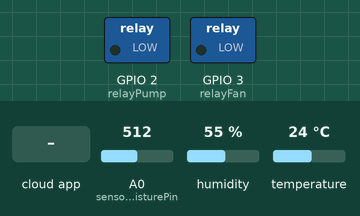
This sketch was run on a simulated ESP8266 (NodeMCU). Parts: switched loads named in the sketch (green lamp = pin HIGH). The test bench sets the inputs (shaded band); at power-on: A0 (sensorMoisturePin) = 512, humidity 55 %, temperature 24 °C. WiFi joins after 1.5 s; servers stay silent unless stated; the Firebase database answers and starts empty; what the sketch prints to the serial monitor is not drawn.

Above: at 3.7 s.
3.8 s: the phone or cloud app sets Auto to 1
At 6.1 s:
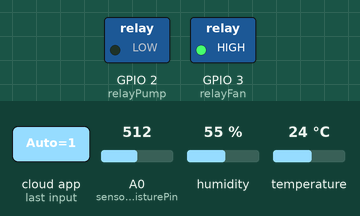
Timing chart, 0 to 7.6 s (numbered marks = the images above; inputs shaded):
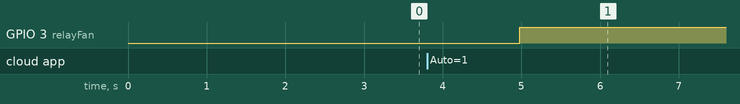

Measured:
- after the input at 3.8 s, GPIO 3 (relayFan): LOW → HIGH after 1.2 s

The sketch:

blueGreen.ino
```cpp
#include <FirebaseESP8266.h>
#include <DHT.h>
#include  <ESP8266WiFi.h>

#define FIREBASE_HOST "https://iot-bluegreen-default-rtdb.firebaseio.com/"
#define FIREBASE_AUTH "Rs0tMRoHdDBov6GRPhQZddaaKTicjce9uqvmraNa"
#define WIFI_SSID "FPT Thua Luu" // Thay đổi tên wifi của bạn
#define WIFI_PASSWORD "fptfptfpt" // Thay đổi password wifi của bạn

FirebaseData fbdo;

#define relayFan 3
#define relayPump 2
const int sensorMoisturePin = A0;
const int DHTPIN = 4;
const int DHTTYPE = DHT11;
DHT dht(DHTPIN, DHTTYPE);

bool pump, fan;

void setup() {

  Serial.begin(9600);
  delay(1000);
  WiFi.begin (WIFI_SSID, WIFI_PASSWORD);
  Serial.print("Đang kết nối...");
  while (WiFi.status() != WL_CONNECTED) {
    Serial.print(".");
    delay(500);
  }

  Serial.println ("");
  Serial.println ("Đã kết nối WiFi!");
  Serial.println(WiFi.localIP());
  Firebase.begin(FIREBASE_HOST, FIREBASE_AUTH);

  dht.begin();
  pinMode(relayFan, OUTPUT);
  pinMode(relayPump, OUTPUT);
}

void loop() {
  // Đọc nhiệt độ và độ ẩm không khí
  float h = dht.readHumidity();
  float t = dht.readTemperature();

  // Đọc độ ẩm đất
  int sensorMoisture = analogRead(sensorMoisturePin);
  int percentMoisture = map(sensorMoisture, 0, 1023, 100, 0);

  Serial.println(t);

  Firebase.setFloat( fbdo, "Thông số/Độ ẩm đất", percentMoisture);
  Firebase.setFloat( fbdo, "Thông số/Độ ẩm không khí", h);
  Firebase.setFloat( fbdo, "Thông số/Nhiệt độ", t);

  bool autoMode = false;

  if (Firebase.getBool(fbdo, "Cài đặt/Auto")) {
    autoMode = fbdo.boolData();
  }

  if (autoMode) { //Auto mode
    int lower, higher, temp;

    // Lấy dữ liệu setting từ firebase
    if (Firebase.getInt(fbdo, "Cài đặt/Ngưỡng dưới")) {
      lower = fbdo.intData();
    }
    if (Firebase.getInt(fbdo, "Cài đặt/Ngưỡng trên")) {
      higher = fbdo.intData();
    }
    if (Firebase.getInt(fbdo, "Cài đặt/Ngưỡng nhiệt")) {
      temp = fbdo.intData();
    }

    if (percentMoisture < lower) {
      pump = true;
    }

    if (percentMoisture > higher) {
      pump = false;
    }

    if (t > temp) {
      fan = true;
    } else {
      fan = false;
    }

    Firebase.setBool( fbdo, "Trạng thái/Máy bơm", pump);
    Firebase.setBool( fbdo, "Trạng thái/Quạt", fan);

  } else { //Manual mode

    if (Firebase.getBool(fbdo, "Trạng thái/Máy bơm")) {
      pump = fbdo.boolData();
    }

    if (Firebase.getBool(fbdo, "Trạng thái/Quạt")) {
      fan = fbdo.boolData();
    }
  }

  toggleRelay(relayPump, pump);
  toggleRelay(relayFan, fan);

  delay(200);
}

// Chuyển đổi trạng thái Relay
void toggleRelay(int relay, bool toggle) {
  if (toggle) {
    digitalWrite(relay, HIGH);
  } else {
    digitalWrite(relay, LOW);
  }
}
```
